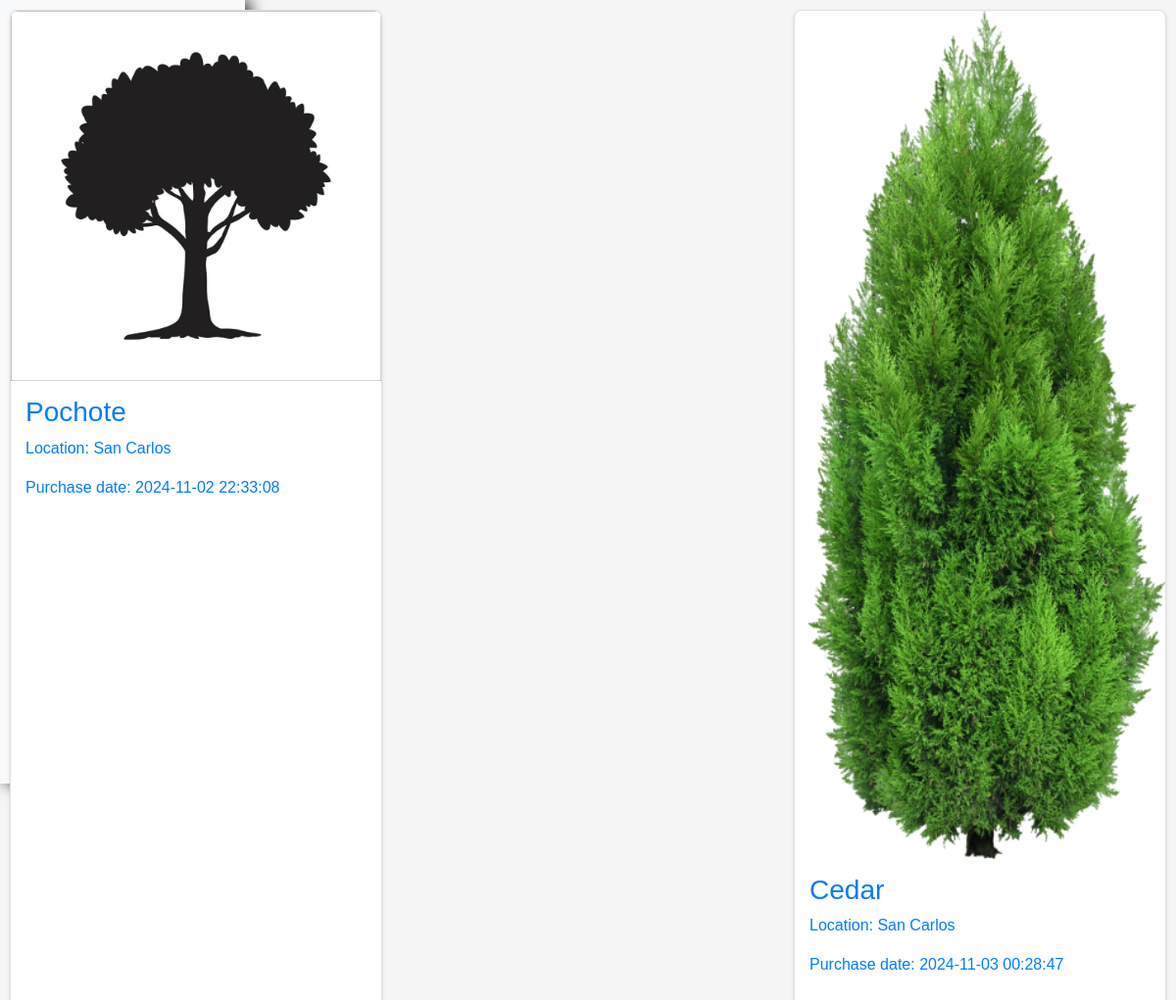
/friend/friends_trees.php (signed in), run on an earlier commit of the app's database.
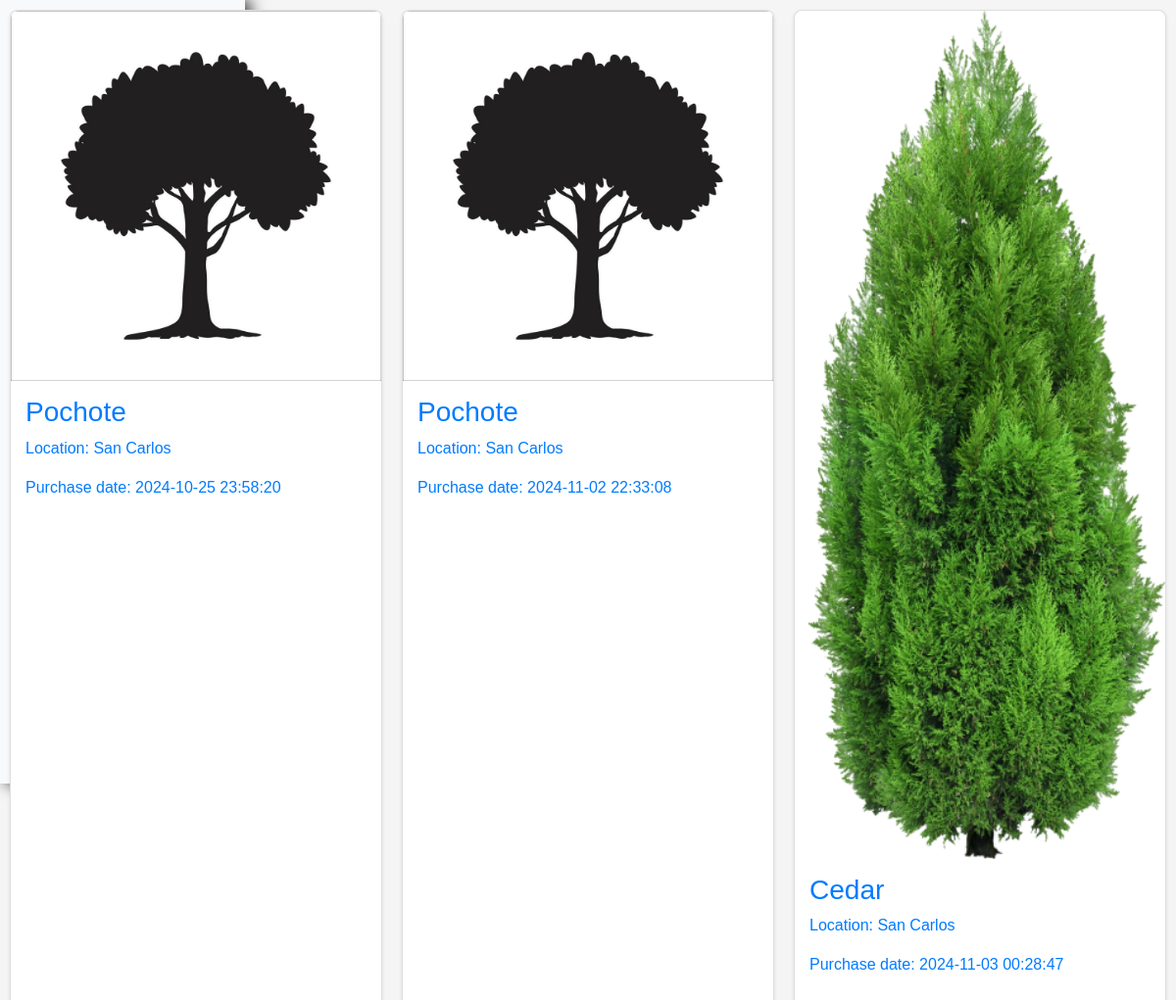
And on a later commit of the database.
### tables this page shows
CREATE TABLE `purchase` (
  `Id_Purchase` int(11) NOT NULL,
  `Tree_Id` int(11) NOT NULL,
  `User_Id` int(11) NOT NULL,
  `Shipping_Location` varchar(255) DEFAULT NULL,
  `Payment_Method` varchar(50) DEFAULT NULL,
  `Purchase_Date` timestamp NOT NULL DEFAULT current_timestamp(),
  `StatusP` int(11) DEFAULT 1
);

CREATE TABLE `trees` (
  `Id_Tree` int(11) NOT NULL,
  `Specie_Id` int(11) DEFAULT NULL,
  `Location` varchar(255) NOT NULL,
  `Size` int(11) NOT NULL,
  `StatusT` int(1) NOT NULL DEFAULT 1,
  `Price` decimal(10,2) NOT NULL,
  `Photo_Path` varchar(255) DEFAULT NULL
);

CREATE TABLE `species` (
  `Id_Specie` int(11) NOT NULL,
  `Commercial_Name` varchar(100) DEFAULT NULL,
  `Scientific_Name` varchar(100) DEFAULT NULL,
  `StatusS` int(2) DEFAULT 1
);

### utils/friend/friend_functions.php (called while the page is built, shortened)
<?php
function getConnection(): bool|mysqli {
    $servername = "localhost";
    $username   = "root";
    $password   = "";
    $dbname     = "mytrees";
    try {
        $conn = new mysqli($servername, $username, $password, $dbname, 3306);
        return $conn;
    } catch (Exception $e) {
        echo "Error de conexión: " . $e->getMessage();
        return false;
    }
}
function getFriendsTrees($friendId): array {
    $conn               = getConnection();
    $trees              = [];
    $statusAvailable    = 1;
    $query = "
        SELECT
            p.Id_Purchase,
            p.Payment_Method,
            p.Shipping_Location,
            p.Purchase_Date,
            t.Id_Tree,
            t.Specie_Id,
            s.Commercial_Name,
            s.Scientific_Name,
            t.Location,
            p.StatusP,
            t.Price,
            t.Photo_Path
        FROM purchase p
        INNER JOIN trees t ON t.Id_Tree = p.Tree_Id
        INNER JOIN species s ON t.Specie_Id = s.Id_Specie
        WHERE p.User_Id = ? AND p.StatusP = ?
    ";
    if ($stmt = mysqli_prepare($conn, $query)) {
        mysqli_stmt_bind_param($stmt, "ii", $friendId, $statusAvailable);
        if (mysqli_stmt_execute($stmt)) {
            $result = mysqli_stmt_get_result($stmt);
            while ($row = mysqli_fetch_assoc($result)) {
                $trees[] = [
                    'Id_Purchase'      => $row['Id_Purchase'],
                    'Payment_Method'   => $row['Payment_Method'],
                    'Shipping_Location'=> $row['Shipping_Location'],
                    'Purchase_Date'    => $row['Purchase_Date'],
                    'Id_Tree'          => $row['Id_Tree'],
                    'Specie_Id'        => $row['Specie_Id'],
                    'Commercial_Name'  => $row['Commercial_Name'],
                    'Scientific_Name'  => $row['Scientific_Name'],
                    'Location'         => $row['Location'],
                    'StatusP'          => $row['StatusP'],
                    'Price'            => $row['Price'],
                    'Photo_Path'       => $row['Photo_Path'],
                ];
            }
        }
    }
    return $trees;
}
function getCartItemsForUser($userId) {
    $statusAvailable    = 'active';
    $dbConnection       = getConnection();
    $query = "SELECT c.Tree_Id, c.Quantity, s.Commercial_Name, s.Scientific_Name, t.Photo_Path, t.Price
              FROM cart AS c
              INNER JOIN Trees AS t ON c.Tree_Id = t.Id_Tree
              INNER JOIN Species AS s ON t.Specie_Id = s.Id_Specie
              WHERE c.User_Id = ? AND c.Status = ?";
    $stmt       = mysqli_prepare($dbConnection, $query);
    mysqli_stmt_bind_param($stmt, "is", $userId, $statusAvailable);
    mysqli_stmt_execute($stmt);
    $result     = mysqli_stmt_get_result($stmt);
    $cartItems = [];
    while ($row = mysqli_fetch_assoc($result)) {
        $cartItems[] = $row;
    }
    return $cartItems;
}

### friend/friends_trees.php (the view, shortened to what this page needs)
<?php
require_once '../inc/header_friend.php';
require_once('../utils/friend/friend_functions.php');
$uploads_folder_t   = "../uploads_tree/";
$trees              = getFriendsTrees($_SESSION['Id_User']);
?>
<div class="product-detail-container">
<div class="tree-cards">
        <?php foreach ($trees as $tree):
            $photoTree      = $uploads_folder_t . $tree['Photo_Path'];
            $treeDetailUrl  = "tree_detail_friend.php?id=" . $tree['Id_Tree'];
            ?>
            <a href="<?php echo $treeDetailUrl; ?>" class="card">
                <img src="<?php echo $photoTree; ?>" alt="Imagen del Árbol">
                <div class="card-content">
                    <h3><?php echo $tree['Commercial_Name']; ?></h3>
                    <p>Location: <?php echo $tree['Location']; ?></p>
                    <p>Purchase date: <?php echo $tree['Purchase_Date']; ?></p>
                </div>
            </a>
        <?php endforeach; ?>
    </div>
</div>
<link rel="stylesheet" href="../css/friend.css">

### inc/header.php (shortened to what this page needs)
<!DOCTYPE html>
<html lang="en">
<head>
  <link rel="stylesheet" href="https://maxcdn.bootstrapcdn.com/bootstrap/4.0.0/css/bootstrap.min.css"
>
</head>
<body>
</body>
</html>

### inc/header_friend.php (shortened to what this page needs)
<?php
include 'header.php';
require('../utils/friend/friend_functions.php');
$cartItems = getCartItemsForUser($_SESSION['Id_User']);
?>
<link rel="stylesheet" href="https://cdnjs.cloudflare.com/ajax/libs/font-awesome/6.0.0-beta3/css/all.min.css">
<header>
    <nav class="navbar navbar-expand-lg navbar-light bg-light">
        <a class="navbar-brand d-flex flex-column align-items-center" href="#" id="profileMenuToggle">
            <div class="small text-center"><?php echo htmlspecialchars($_SESSION['Username']); ?></div>
        </a>
        <div class="collapse navbar-collapse">
    <ul class="navbar-nav mr-auto">
        <li class="nav-item">
            <a class="nav-link" href="../friend/friend.php">
            </a>
        </li>
        <li class="nav-item">
            <a class="nav-link" href="../friend/friends_trees.php">
            </a>
        </li>
    </ul>
</div>
        <div class="navbar-nav ml-auto">
            <a class="nav-link" href="#" id="cart-icon" title="Carrito" onclick="toggleCartPanel(event)">
                <span class="badge badge-danger" id="cart-count"><?php echo count($cartItems); ?></span>
            </a>
        </div>
    </nav>
</header>
<link rel="stylesheet" href="../css/header_friend.css">

### css/header_friend.css (style rules this page uses)
body { font-family: Arial, sans-serif; margin: 0; padding: 0; display: flex; background-color: #f5f5f5; color: #333333; }
.navbar { height: 100vh; width: 250px; position: fixed; top: 0; left: 0; display: flex; flex-direction: column; align-items: center; padding-top: 20px; background-color: #367039; box-shadow: 2px 0 5px rgba(0, 0, 0, 0.5); transition: width 0.3s ease; transform: translateX(0); animation: slideIn 0.5s forwards; }
.navbar-brand { display: flex; flex-direction: column; align-items: center; text-decoration: none; }
.navbar-brand .small { margin-top: 10px; font-size: 1em; color: #ffffff; }
.navbar-nav { margin-top: 30px; width: 100%; }
.nav-item { width: 100%; }
.nav-link { color: #b0b0b0; font-size: 1.1em; padding: 15px 20px; display: block; width: 100%; text-decoration: none; transition: background-color 0.3s ease, color 0.3s ease; position: relative; }
.nav-link::before { content: ''; position: absolute; left: 0; bottom: 0; width: 100%; height: 2px; background-color: #0e630e; transform: scaleX(0); transform-origin: right; transition: transform 0.4s cubic-bezier(0.25, 1, 0.5, 1); }
.tree-cards { display: flex; flex-wrap: wrap; justify-content: space-between; }
.card { background: #fff; border-radius: 8px; box-shadow: 0 2px 4px rgba(0, 0, 0, 0.1); margin: 10px; text-decoration: none; width: calc(33.33% - 20px); transition: transform 0.2s; }
.card img { width: 100%; border-top-left-radius: 8px; border-top-right-radius: 8px; }
.card-content { padding: 15px; }

What changed in the data, as far as the page shows it:
now on this page (row edited): purchase: Tree_Id.Photo_Path (placeholder picture), species.Commercial_Name "Pochote", Tree_Id.Location "San Carlos", Purchase_Date "2024-10-25 23:58:20"
